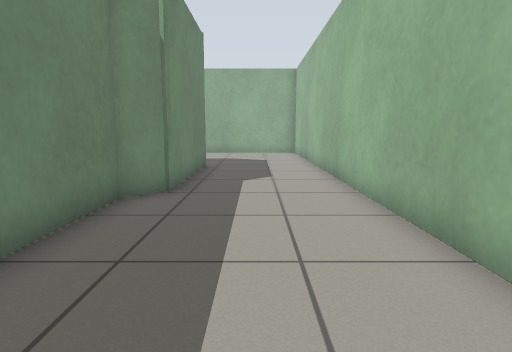
View 1 (above)

17 first-person views from a walk through a robot-simulator world made for Gazebo. The camera is 0.72 m above the floor, tilts 8° down and sees 75° across. The floor is counted in squares, 0.5 m on a side. Each view is taken from the middle of a square. On the plan, view 1 faces up. The plan holds only what a view shows up to about 15 squares ahead; the rest is blank.

View 2
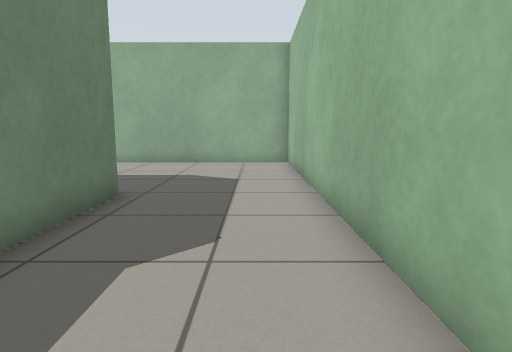

View 3
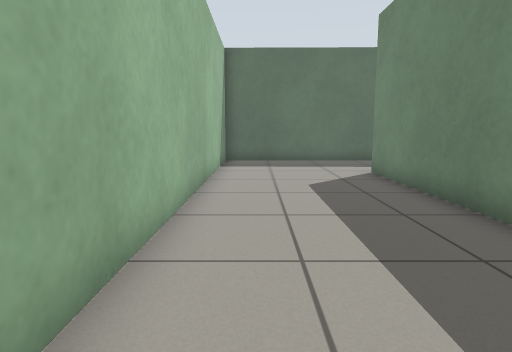

View 4
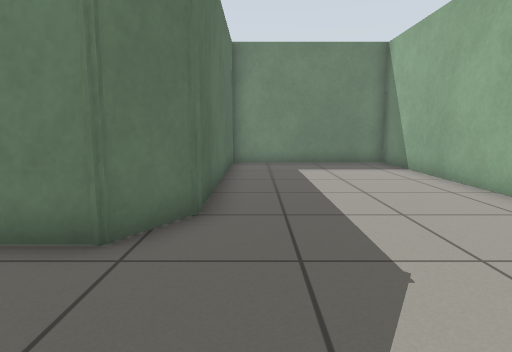

View 5
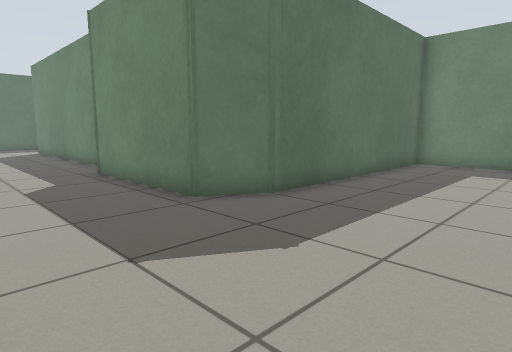

View 6
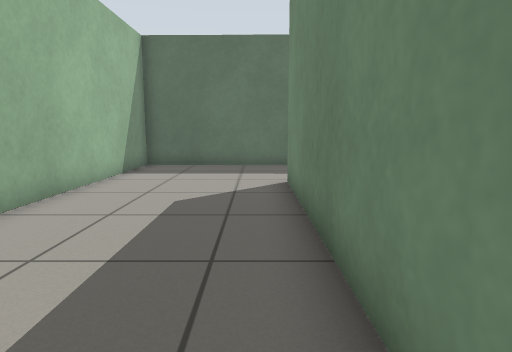

View 7
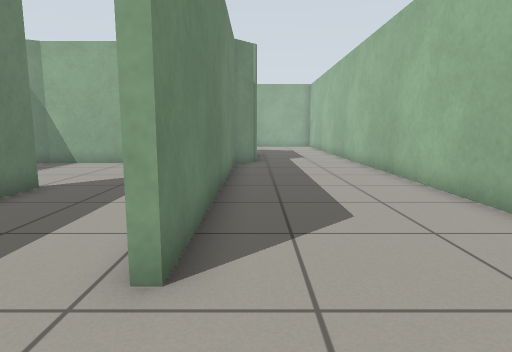

View 8
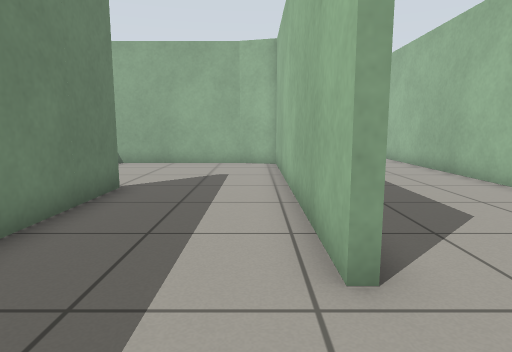

View 9
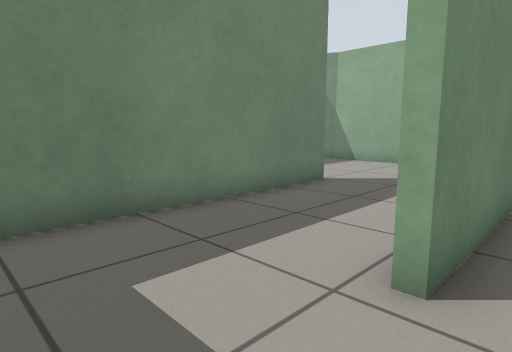

View 10
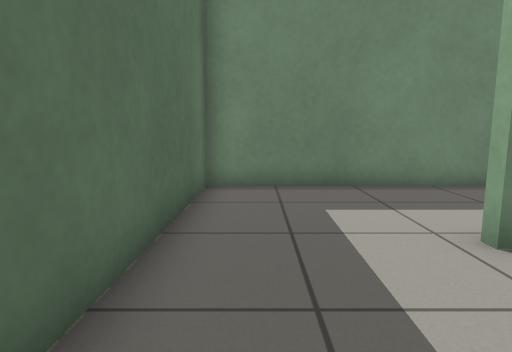

View 11
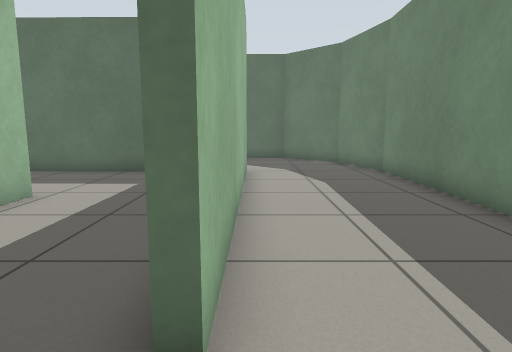

View 12
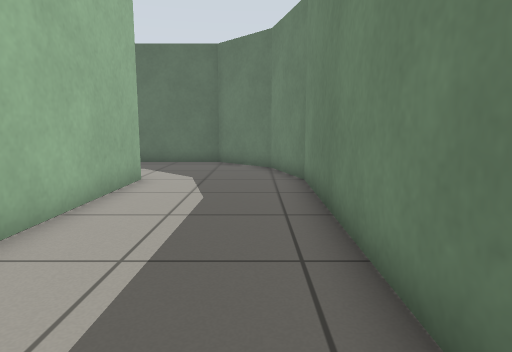

View 13
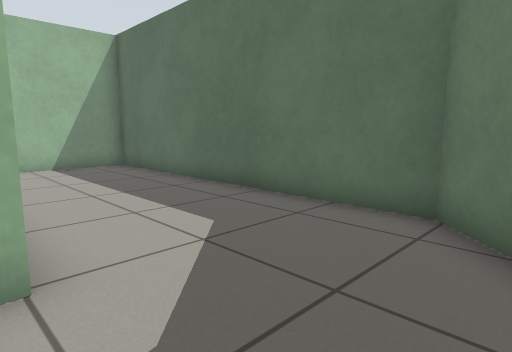

View 14
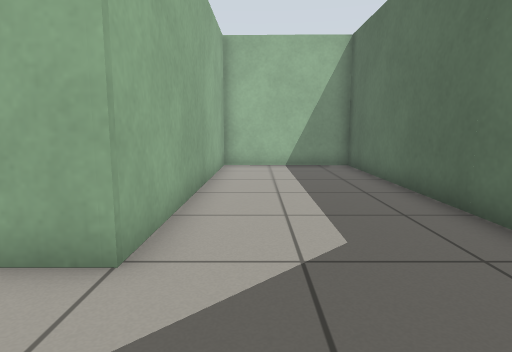

View 15
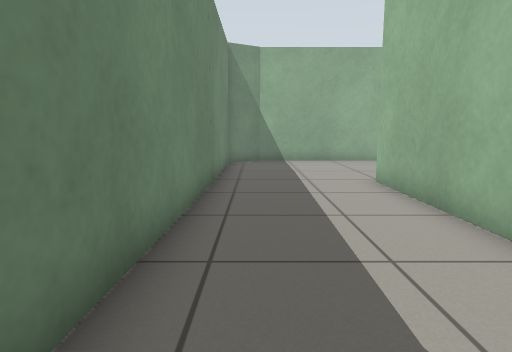

View 16
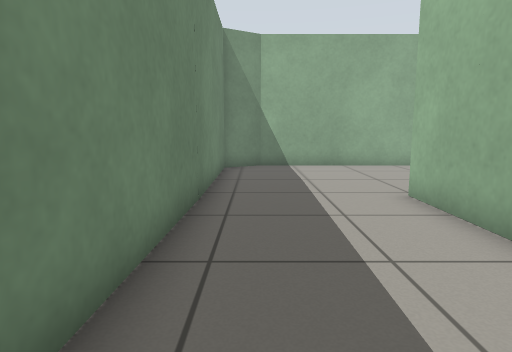

View 17
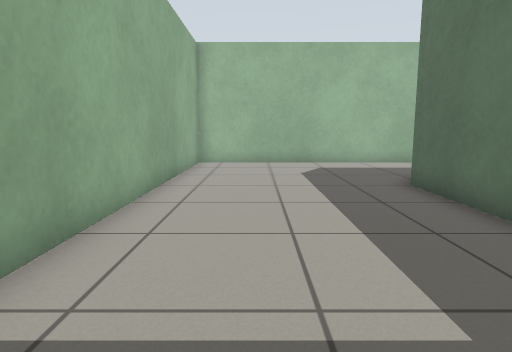

### Floor plan
Points are (right, up) in squares from view 1. A wall is a line through its corners. A room is listed if a view was taken in it or the views show most of it. See-through windows are left out.
Room 1 (views 1, 2, 3, 4, 5, 6, 7, 9, 10, 17)
walls: (-2.9, 6.9) (-2.9, -4.1) (-3.2, -4.1); (-3.5, -8.3) (2.4, -8.4) (2.4, 20.5) (-12.4, 20.5) (-12.4, 14) (-3.6, 14) (-2, 13.1) (-2, 7.7) (-3, 6.8)
ways out: opening at (-3, -6) to room 2
Room 2 (view 8)
walls: (-7.4, 1.3) (-7.4, -8.3) (-3.5, -8.3); (-3.2, -4.1) (-3.2, 6.8); (-3, 6.8) (-4.7, 7.3); (-4.6, 7.2) (-6.6, 7.2)
ways out: opening at (-3, -6) to room 1; opening at (-7, 4) to room 3
Room 3 (views 11, 12, 13, 14, 15, 16)
walls: (-12.4, -8.4) (-11.6, -11.5) (-9.4, -13.7) (2.4, -13.7) (2.4, -8.7) (-7.7, -8.6) (-7.7, 1.3); (-6.6, 7.2) (-10.8, 7.2) (-12.1, 6.5) (-12.4, -8.5)
ways out: opening at (-7, 4) to room 2

Where each view was taken, in squares from view 1:
view 1: 0 up, 0 right, facing up
view 2: 6 up, 1 right, facing up
view 3: 7 up, 1 right, facing down
view 4: 15 up, 2 right, facing left
view 5: 19 up, 2 right, facing down-left
view 6: 5 up, 2 left, facing down
view 7: 7 down, 2 left, facing up
view 8: 7 down, 4 left, facing up
view 9: 7 down, 2 left, facing up-left
view 10: 7 down, 1 right, facing left
view 11: 3 up, 8 left, facing down
view 12: 1 up, 11 left, facing down
view 13: 8 down, 11 left, facing down-right
view 14: 10 down, 11 left, facing right
view 15: 8 down, 11 left, facing up
view 16: 6 down, 11 left, facing up
view 17: 18 up, 12 left, facing right
